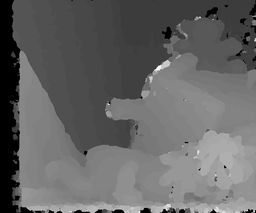
#> input picture FROGER_LEYMONERIE/teddy_disp.png, 256 x 213 px, shrunk from 450 x 375 before the run
$ python stereomatch.py ../teddy_disp.png ../teddy_disp.png ../teddy_disp.png
#> lines starting #> are read from the running program, lines starting #| are printed output that depends on the picture
#> in main, left_image is the input picture: shape (213, 256); min 0, max 255, mean 100.8
### FROGER_LEYMONERIE/algoSGM/utils.py
#!/usr/bin/env python3
# -*- coding: utf-8 -*-

"""
File containing auxiliary functions used by stereomatch.py
Last modification: 06/03/2023 by Romain Froger
"""

import numpy as np


def compute_census(left, right, kernel):
    """
    Computes census bit strings for each pixel in the left and right images.

    Parameters
    -----
    left: np.ndarray
        Left grayscale image.
    right: np.ndarray
        Right grayscale image.
    kernel: int
        Kernel size for the census transform.

    Returns
    -----
    left_census: np.ndarray
        Left image with pixel intensities replaced with census bit strings.
    right_census: np.ndarray
        Right image with pixel intensities replaced with census bit strings.
    """
#> called with kernel = (7, 7)
    k_height, k_width = kernel
    y_offset = k_height // 2
    x_offset = k_width // 2
    height, width = left.shape
#> height = 213; width = 256

    left_census = np.zeros_like(left, dtype=np.uint64)
    right_census = np.zeros_like(left, dtype=np.uint64)

    # offset is used since pixels on the border will have no census values
    for y in range(y_offset, height - y_offset):
        for x in range(x_offset, width - x_offset):
            apex = left[y, x]
            ref = np.full(shape=(k_height, k_width), fill_value=apex, dtype=np.int32)
            image = left[
                y - y_offset : y + y_offset + 1, x - x_offset : x + x_offset + 1
            ]
            diff = image - ref
            # If value is less than center value assign 1 otherwise assign 0
            left_mask_arr = np.where(diff < 0, 1, 0).flatten()
            # Convert census array to an integer by using bit shift operator
            left_mask = np.int32(
                left_mask_arr.dot(1 << np.arange(k_height * k_width)[::-1])
            )
            left_census[y, x] = left_mask

            apex = right[y, x]
            ref = np.full(shape=(k_height, k_width), fill_value=apex, dtype=np.int32)
            image = right[
                y - y_offset : y + y_offset + 1, x - x_offset : x + x_offset + 1
            ]
            diff = image - ref
            # If value is less than center value assign 1 otherwise assign 0
            right_mask_arr = np.where(diff < 0, 1, 0).flatten()
            # Convert census array to an integer by using bit shift operator
            right_mask = np.int32(
                right_mask_arr.dot(1 << np.arange(k_height * k_width)[::-1])
            )
            right_census[y, x] = right_mask
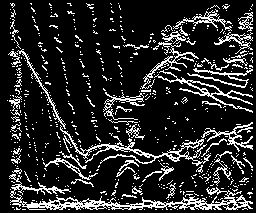
#> left_census: shape (213, 256) uint64; min 0, max 1.84e+19, mean 2.96e+18; drawn with min black and max white

    return left_census, right_census


# [31 lines left out: function add_mirror_padding, not called in this run]

### FROGER_LEYMONERIE/algoSGM/semiglobalmatching.py
#!/usr/bin/env python3
# -*- coding: utf-8 -*-
"""
Created on Fri Jun  9 10:40:56 2023

@author: thomas
"""

import numpy as np
from numba import njit

def compute_costs(left, right, csize, maxdisp):
    """
    Computes the matching cost volume between two stereo images.
    Args:
        left (ndarray): Left image (ndarray format).
        right (ndarray): Right image (ndarray format).
        csize (int): Window size for Census computation.
        maxdisp (int): Maximum disparity value.

    Returns:
        ndarray: Left cost volume (shape: [height, width, maxdisp]).
    """
#> called with csize = 7, maxdisp = 64

    height = left.shape[0]
#> height = 213
    width = left.shape[1]
#> width = 256
    x_offset = csize // 2

    left_cost_volume = np.zeros(shape=(height, width, maxdisp), dtype=np.uint32)
    rcensus = np.zeros(shape=(height, width), dtype=np.int64)
    for d in range(0, maxdisp):
        rcensus[:, (x_offset + d):(width - x_offset)] = right[:, x_offset:(width - d - x_offset)]
        left_xor = np.int64(np.bitwise_xor(np.int64(left), rcensus))
        left_distance = np.zeros(shape=(height, width), dtype=np.uint32)
        while np.any(left_xor != 0):
            left_xor &= (left_xor - 1)
            np.add(left_distance, 1, where=(left_xor != 0), out=left_distance)

        left_cost_volume[:, :, d] = left_distance
#> this loop made 64 passes
#> pass 2, in compute_costs, `left_xor = np.int64(np.bitwise_xor(np.int64(left), rcensus))`:
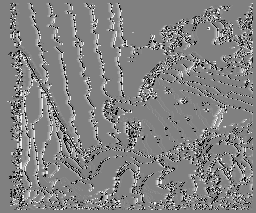
#> left_xor: shape (213, 256) int64; min -2.15e+09, max 2.13e+09, mean 35451218; drawn with min black and max white
#> pass 3, in compute_costs, `left_xor = np.int64(np.bitwise_xor(np.int64(left), rcensus))`:
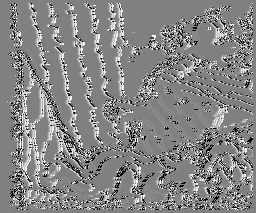
#> left_xor: shape (213, 256) int64; min -2.15e+09, max 2.13e+09, mean 85978741.4; drawn with min black and max white
#> after the loop:
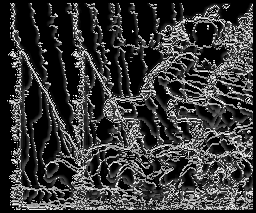
#> left_distance: shape (213, 256) uint32; min 0, max 62, mean 13.7; drawn with min black and max white
#> after the loop:
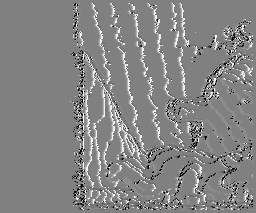
#> rcensus: shape (213, 256) int64; min -2.15e+09, max 2.13e+09, mean 75881519.5; drawn with min black and max white

    return left_cost_volume


def compute_path_cost(slice, offset, p1, p2):
    """"
    Computes the minimum costs in a D x M slice during the aggregation step.
    Args:
        slice (ndarray): M x D array from the cost volume.
        offset (int): Ignore the pixels on the border.
        p1 (float): Parameter value for P1.
        p2 (float): Parameter value for P2.

    Returns:
        ndarray: M x D array of the minimum costs for a given slice in a given direction.
    """
    disparity_dim = slice.shape[1]

    disparities = np.arange(disparity_dim)
    penalties = np.zeros((disparity_dim, disparity_dim), dtype=slice.dtype)
    disparities_diff = np.abs(disparities - disparities[:, np.newaxis])
    penalties[disparities_diff == 1] = p1
    penalties[disparities_diff > 1] = p2

    minimum_cost_path = np.zeros_like(slice)
    minimum_cost_path[offset - 1, :] = slice[offset - 1, :]

    for i in range(offset, slice.shape[0]):
        previous_cost = minimum_cost_path[i - 1, :]
        current_cost = slice[i, :]
        costs = np.repeat(previous_cost, disparity_dim).reshape(disparity_dim, disparity_dim)
        costs = np.amin(costs + penalties, axis=0)
        minimum_cost_path[i, :] = current_cost + costs - np.amin(previous_cost)

    return minimum_cost_path


def get_indices(offset, dim, direction, height):
    """
    Computes the indices for the current slice in diagonal directions (SE, SW, NW, NE).
    Args:
        offset (int): Difference with the main diagonal of the cost volume.
        dim (int): Number of elements along the path.
        direction (tuple): Current aggregation direction.
        height (int): Height of the cost volume.

    Returns:
        ndarray: Array of y (H dimension) indices.
        ndarray: Array of x (W dimension) indices.
    """
    y_indices = []
    x_indices = []

    if direction == (1, 1):
        if offset < 0:
            y_indices = np.arange(-offset, -offset + dim)
            x_indices = np.arange(0, dim)
        else:
            y_indices = np.arange(0, dim)
            x_indices = np.arange(offset, offset + dim)

    if direction == (-1, 1):
        if offset < 0:
            y_indices = np.arange(height + offset, height + offset - dim, -1)
            x_indices = np.arange(0, dim)
        else:
            y_indices = np.arange(height - 1, height - dim - 1, -1)
            x_indices = np.arange(offset, offset + dim)

    return y_indices, x_indices

def aggregate_costs(cost_volume, p1, p2):
    """
    Aggregates matching costs for multiple directions in the SGM algorithm.
    Args:
        cost_volume (ndarray): Array containing the matching costs.
        p1 (float): Parameter value for P1.
        p2 (float): Parameter value for P2.

    Returns:
        ndarray: Aggregated cost volume (shape: [height, width, disparities, num_directions * 2]).
    """
#> called with cost_volume = array of shape (213, 256, 64), p1 = 0, p2 = 4
    height, width, disparities = cost_volume.shape
#> height = 213; width = 256; disparities = 64
    start = -(height - 1)
#> start = -212
    end = width - 1
#> end = 255

    directions = [((1, 0), (-1, 0)), ((1, 1), (-1, -1)), ((0, 1), (0, -1)), ((-1, 1), (1, -1))]

    num_directions = len(directions)
    aggregation_volume = np.zeros((height, width, disparities, num_directions * 2), dtype=cost_volume.dtype)

    path_id = 0
    for direction in directions:
        main_aggregation = np.zeros((height, width, disparities), dtype=cost_volume.dtype)
        opposite_aggregation = np.copy(main_aggregation)

        dx, dy = direction[0]
        opposite_dx, opposite_dy = direction[1]

        if dx == 0 and dy == 1:
            for x in range(width):
                south = cost_volume[:, x, :]
                north = np.flip(south, axis=0)
                main_aggregation[:, x, :] = compute_path_cost(south, 1, p1, p2)
                opposite_aggregation[:, x, :] = np.flip(compute_path_cost(north, 1, p1, p2), axis=0)

        if dx == 1 and dy == 0:
            for y in range(height):
                east = cost_volume[y, :, :]
                west = np.flip(east, axis=0)
                main_aggregation[y, :, :] = compute_path_cost(east, 1, p1, p2)
                opposite_aggregation[y, :, :] = np.flip(compute_path_cost(west, 1, p1, p2), axis=0)

        if dx == 1 and dy == 1:
            for offset in range(start, end):
                south_east = cost_volume.diagonal(offset=offset).T
                north_west = np.flip(south_east, axis=0)
                dim = south_east.shape[0]
                y_se_idx, x_se_idx = get_indices(offset, dim, (1, 1), None)
                y_nw_idx = np.flip(y_se_idx, axis=0)
                x_nw_idx = np.flip(x_se_idx, axis=0)
                main_aggregation[y_se_idx, x_se_idx, :] = compute_path_cost(south_east, 1, p1, p2)
                opposite_aggregation[y_nw_idx, x_nw_idx, :] = compute_path_cost(north_west, 1, p1, p2)

        if dx == -1 and dy == 1:
            for offset in range(start, end):
                south_west = np.flipud(cost_volume).diagonal(offset=offset).T
                north_east = np.flip(south_west, axis=0)
                dim = south_west.shape[0]
                y_sw_idx, x_sw_idx = get_indices(offset, dim, (-1, 1), height - 1)
                y_ne_idx = np.flip(y_sw_idx, axis=0)
                x_ne_idx = np.flip(x_sw_idx, axis=0)
                main_aggregation[y_sw_idx, x_sw_idx, :] = compute_path_cost(south_west, 1, p1, p2)
                opposite_aggregation[y_ne_idx, x_ne_idx, :] = compute_path_cost(north_east, 1, p1, p2)

        aggregation_volume[:, :, :, path_id] = main_aggregation
        aggregation_volume[:, :, :, path_id + 1] = opposite_aggregation
        path_id += 2
#> this loop made 4 passes
#> pass 1, in compute_path_cost, `disparities_diff = np.abs(disparities - disparities[:, np.newaxis])`:
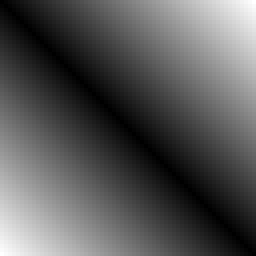
#> disparities_diff: shape (64, 64) int64 (shown 4 times larger); min 0, max 63, mean 21.3; drawn with min black and max white
#> after the loop: north: shape (213, 64) uint32; every value is 0

    return aggregation_volume

# [25 lines of commented-out code are left out]


def mode_filter(disparity_map, window_size=5):
#> called with window_size = 9
    h, w = disparity_map.shape
    filtered_map = np.zeros_like(disparity_map)

    pas = window_size // 2
    # Parcourir chaque pixel de la carte de disparités
    for i in range(h):
        for j in range(w):
            # Extraire la fenêtre
            window = disparity_map[
                max(0, i - pas) : min(h, i + pas + 1),
                max(0, j - pas) : min(w, j + pas + 1),
            ]

            # Calculer les valeurs uniques et leurs occurrences dans la fenêtre
            unique_values, counts = np.unique(window, return_counts=True)

            # Trouver l'indice de la valeur la plus fréquente
            max_count_index = np.argmax(counts)

            # Affecter la valeur la plus fréquente au pixel considéré
            filtered_map[i, j] = unique_values[max_count_index]

    return filtered_map

### FROGER_LEYMONERIE/algoSGM/stereomatch.py
#!/usr/bin/env python3
# -*- coding: utf-8 -*-
"""
Created on Fri Jun  9 11:14:24 2023

@author: thomas
"""

import sys
import cv2
import numpy as np
from semiglobalmatching import compute_costs, aggregate_costs, mode_filter
from utils import compute_census

def main(left_image, right_image, output_file):
        """
        Compute disparity from left_image --> right_image with:
        - preprocessing (census)
        - processing (blockmatching)
        - postprocessnig (mode filter)

        Parameters
        ------
        left_image: np.ndarray
            Left grayscale image
        right_image: np.ndarray
            Right grayscale image
        output_file: string
            Name of the output file
        """

        P1 = 0
        P2 = 4
        maxdisp = 64
        csize = (7, 7)
        msize = 9

        left_image = cv2.imread(left_image, cv2.IMREAD_GRAYSCALE)
        right_image = cv2.imread(right_image, cv2.IMREAD_GRAYSCALE)

        assert (left_image.shape == right_image.shape
        ), f"Left and right images dimensions mismatch: {left_image.shape=} vs {right_image.shape=}"

        # Preprocessing
        left_census, right_census = compute_census(left_image, right_image, csize)

        # Processing
        left_cost_volume = compute_costs(left_census, right_census, csize[0], maxdisp)
        left_aggregation_volume = aggregate_costs(left_cost_volume, P1, P2)
        summed_volume = np.sum(left_aggregation_volume, axis=3)
        left_disparity_map = np.argmin(summed_volume, axis=2)

        # Postprocessing
        left_disparity_map = mode_filter(left_disparity_map, msize)
        left_disparity_map = 255.0 * left_disparity_map / maxdisp
        left_disparity_map = np.where(left_disparity_map <= 56, 0, left_disparity_map)

        # Save to output_file
        cv2.imwrite(output_file, left_disparity_map)

if __name__ == "__main__":
    # arguments
    assert (
        len(sys.argv) == 4
    ), "Il faut 3 arguments : stereomatch.py im_gche.png im_dte.png disp_sortie.png"

    main(sys.argv[1], sys.argv[2], sys.argv[3])
